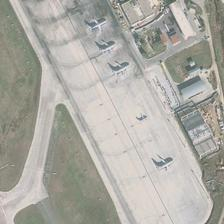
#> input picture airport_5.jpg, 224 x 224 px
$ python assignment.py airport_5.jpg
#> lines starting #> are read from the running program, lines starting #| are printed output that depends on the picture
#> in main, img is the input picture: shape (224, 224, 3); mean B, G, R 164, 171.3, 172.8
import sys
import cv2

import numpy as np
import matplotlib.pyplot as plt
import os


def logarithmic_transformation(img, c=1):
    # Formula: s = c * log(1 + r)
#> called with c = 30
    img_float = img.astype(np.float32)
    log_img = c * np.log1p(img_float)
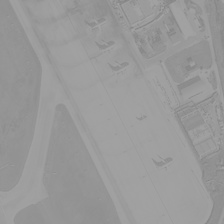
#> log_img: shape (224, 224) float32; min 128.3, max 165.3, mean 153.8
    log_img = cv2.normalize(log_img, None, 0, 255, cv2.NORM_MINMAX)
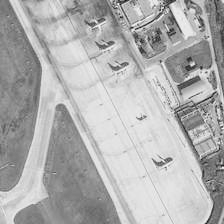
#> log_img: shape (224, 224) float32; min 2.74e-05, max 255, mean 175.9; drawn with min black and max white
    return np.uint8(log_img)


def histogram_equalization(img):
    if len(img.shape) == 2:  # grayscale
        return cv2.equalizeHist(img)
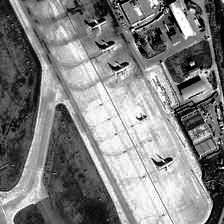
#> returned value: shape (224, 224); min 0, max 255, mean 129
    else:
        # Convert to YCrCb and equalize Y channel only
        ycrcb = cv2.cvtColor(img, cv2.COLOR_BGR2YCrCb)
        ycrcb[:, :, 0] = cv2.equalizeHist(ycrcb[:, :, 0])
        return cv2.cvtColor(ycrcb, cv2.COLOR_YCrCb2BGR)


def plot_histogram(img, title):
    plt.hist(img.ravel(), 256, [0, 256])
    plt.title(title)
    plt.xlabel("Pixel Intensity")
    plt.ylabel("Frequency")


def main():
    if len(sys.argv) != 2:
        print("Usage: python script.py <image_path>")
        sys.exit(1)

    image_path = sys.argv[1]
    img = cv2.imread(image_path, cv2.IMREAD_COLOR)

    if img is None:
        print("Error: Could not read image.")
        sys.exit(1)

    gray = cv2.cvtColor(img, cv2.COLOR_BGR2GRAY)

    # Apply transformations
    log_img = logarithmic_transformation(
        gray, c=30)  # c chosen to balance brightness
    hist_eq_img = histogram_equalization(gray)

    # Save enhanced images
    base_name = os.path.splitext(os.path.basename(image_path))[0]
    cv2.imwrite(f"{base_name}_log.jpg", log_img)
    cv2.imwrite(f"{base_name}_hist_eq.jpg", hist_eq_img)

    # Display results
    plt.figure(figsize=(12, 10))

    # Original image + histogram
    plt.subplot(3, 2, 1), plt.imshow(
        gray, cmap='gray'), plt.title("Original Image")
    plt.subplot(3, 2, 2), plot_histogram(gray, "Original Histogram")

    # Logarithmic Transformation
    plt.subplot(3, 2, 3), plt.imshow(
        log_img, cmap='gray'), plt.title("Logarithmic Transformation")
    plt.subplot(3, 2, 4), plot_histogram(log_img, "Logarithmic Histogram")

    # Histogram Equalization
    plt.subplot(3, 2, 5), plt.imshow(
        hist_eq_img, cmap='gray'), plt.title("Histogram Equalization")
    plt.subplot(3, 2, 6), plot_histogram(hist_eq_img, "Equalized Histogram")

    plt.tight_layout()
    plt.show()
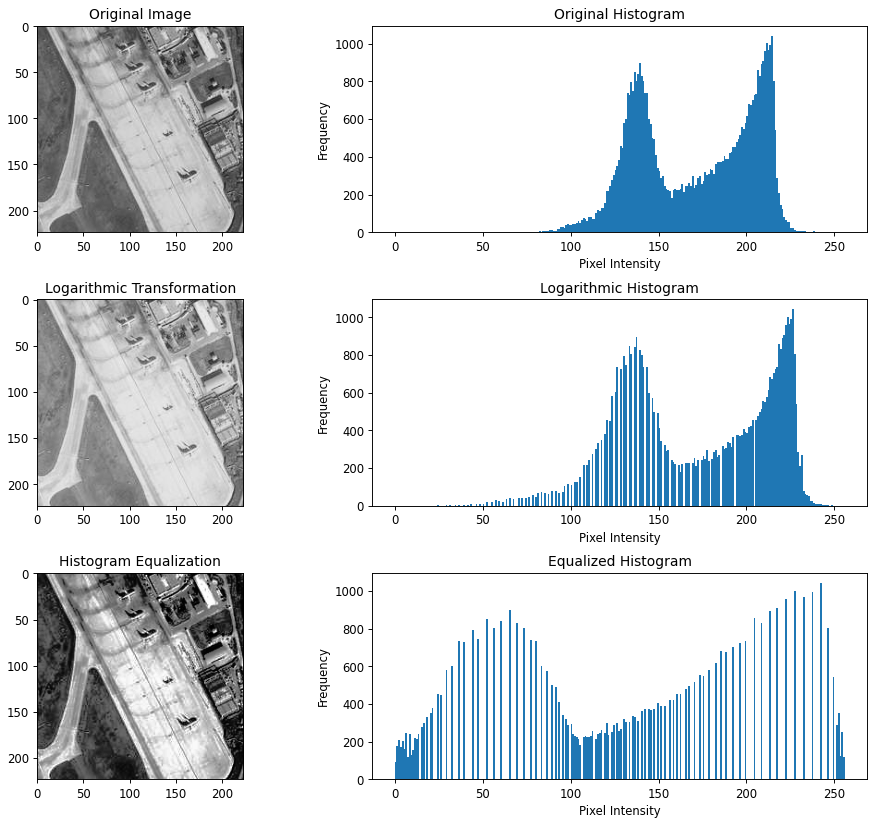
#> figure drawn by matplotlib, 6 panels; panel 2: tallest bar 1043 high, from x = 214 to 215; panel 4: tallest bar 1043 high, from x = 226 to 227; panel 6: tallest bar 1043 high, from x = 242 to 243

    # Print transformation functions used
    print("\nTransformation Functions:")
    print("1. Logarithmic Transformation: s = c * log(1 + r), with c = 30 (chosen to enhance dark regions).")
    print(
        "2. Histogram Equalization: redistributes pixel intensities to cover the full range [0, 255].")


if __name__ == "__main__":
    main()
